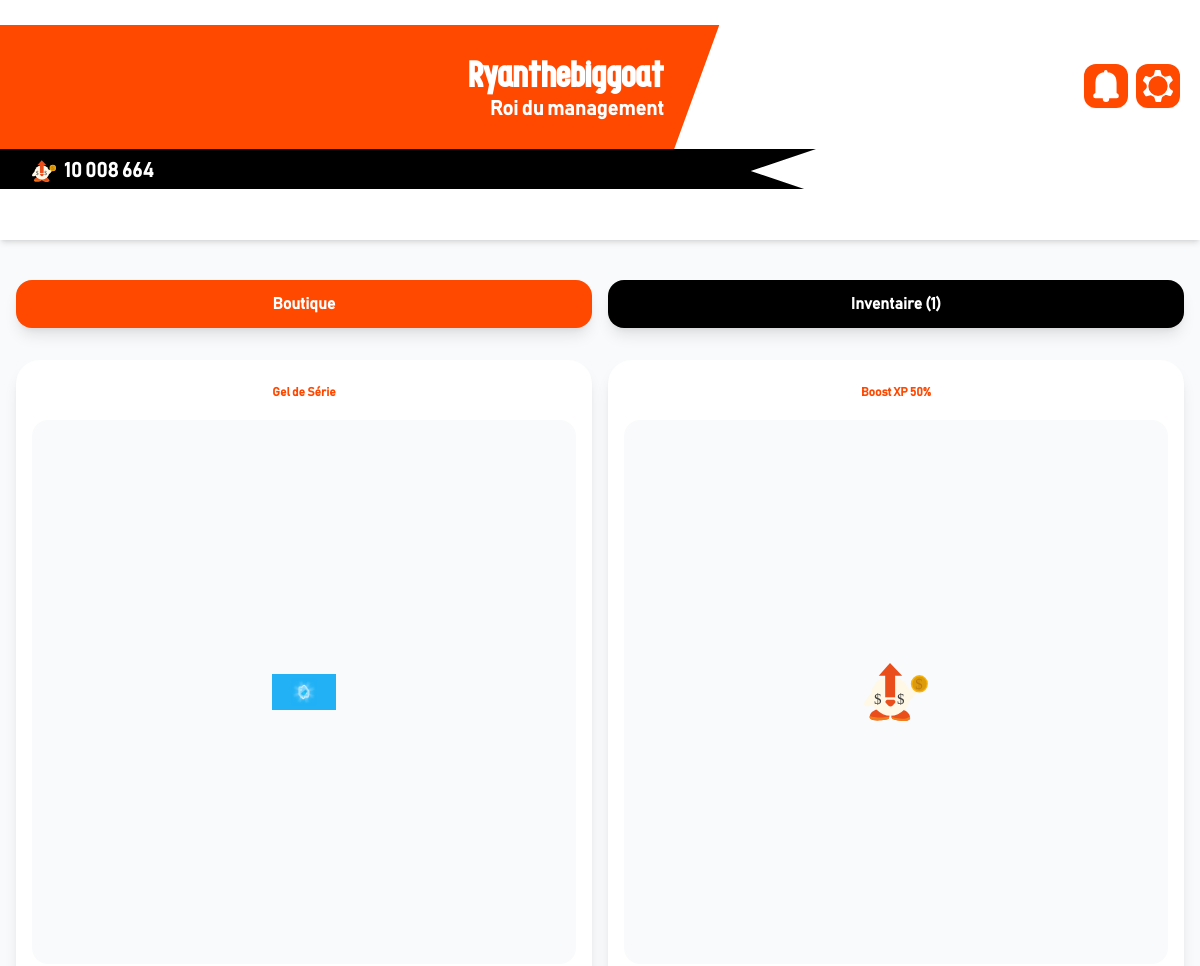
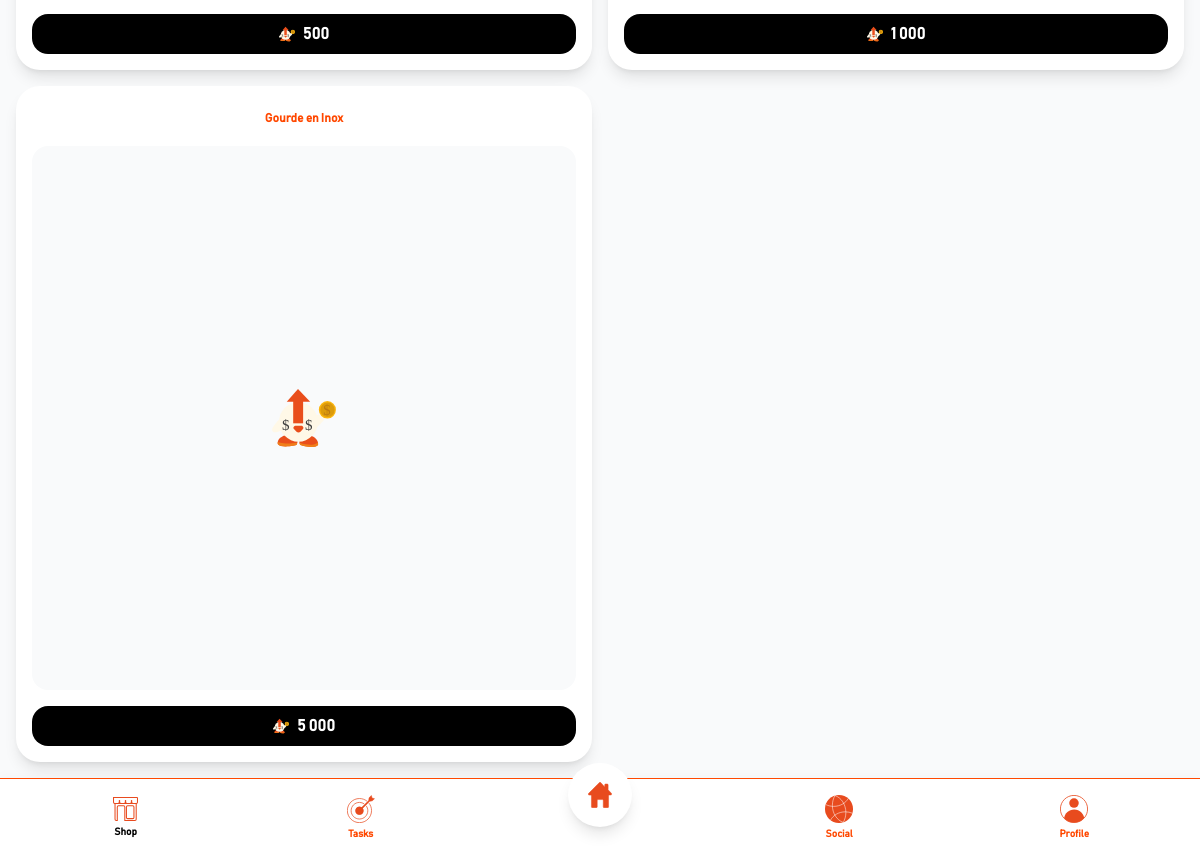
Page /views/users/shop.php?lang=en (signed in) on the committed database (2 pictures, top to bottom).
### tables this page shows
CREATE TABLE `users` (
  `id` int(11) NOT NULL,
  `email` varchar(150) NOT NULL,
  `password_hash` varchar(255) NOT NULL,
  `reset_token` varchar(64) DEFAULT NULL,
  `reset_expires_at` datetime DEFAULT NULL,
  `prenom` varchar(50) DEFAULT NULL,
  `nom` varchar(50) DEFAULT NULL,
  `pseudo` varchar(30) DEFAULT NULL,
  `avatar_url` varchar(255) DEFAULT NULL,
  `role` enum('shifter','admin','super_admin') DEFAULT 'shifter',
  `points_wallet` int(11) DEFAULT 0,
  `xp_boost_multiplier` decimal(3,2) DEFAULT 1.00,
  `xp_boost_ends_at` datetime DEFAULT NULL,
  `points_rank` int(11) DEFAULT 0,
  `initial_footprint_kg` decimal(10,2) DEFAULT 0.00,
  `total_carbon_saved` float DEFAULT 0,
  `current_streak` int(11) DEFAULT 0,
  `max_streak` int(11) DEFAULT 0,
  `streak_freezes` int(11) DEFAULT 0,
  `last_activity` date DEFAULT NULL,
  `est_actif` tinyint(1) DEFAULT 1,
  `language_pref` varchar(5) DEFAULT 'fr',
  `company_id` int(11) DEFAULT NULL,
  `department_id` int(11) DEFAULT NULL
);

CREATE TABLE `departments` (
  `id` int(11) NOT NULL,
  `nom` varchar(50) NOT NULL,
  `company_id` int(11) NOT NULL,
  `total_xp` int(11) DEFAULT 0,
  `total_carbon_saved` float DEFAULT 0
);

CREATE TABLE `rewards` (
  `id` int(11) NOT NULL,
  `nom` varchar(100) NOT NULL,
  `type` enum('goodie','carte_cadeau','xp_boost','streak_freeze','avatar_cadre') DEFAULT 'goodie',
  `description` text DEFAULT NULL,
  `boost_value` decimal(3,2) DEFAULT NULL COMMENT 'Ex: 1.5 pour +50% XP',
  `duration_hours` int(11) DEFAULT NULL COMMENT 'Durée du boost en heures',
  `image_url` varchar(255) DEFAULT NULL,
  `cost` int(11) NOT NULL,
  `company_id` int(11) DEFAULT NULL
);

### includes/init.php (called while the page is built, shortened)
<?php
$lang = $_SESSION['lang'] ?? 'fr';
?>

### views/users/shop.php (the view, shortened to what this page needs)
<?php
require_once '../../includes/init.php';
$stmt = $pdo->prepare("SELECT u.*, d.nom as department_name FROM users u LEFT JOIN departments d ON u.department_id = d.id WHERE u.id = ?");
$stmt->execute([$user_id]);
$user = $stmt->fetch();
$deptName = $user['department_name'] ?? ($t['no_dept'] ?? "Sans département");
$money = $user['points_wallet'] ?? 0;
$stmt_shop = $pdo->prepare("SELECT * FROM rewards WHERE company_id = ? OR company_id IS NULL ORDER BY cost ASC");
$stmt_shop->execute([$user['company_id']]);
$rewards = $stmt_shop->fetchAll();
$stmt_inv = $pdo->prepare("SELECT ui.*, r.nom, r.image_url, r.type FROM user_inventory ui JOIN rewards r ON ui.reward_id = r.id WHERE ui.user_id = ? AND ui.is_used = 0");
$stmt_inv->execute([$user_id]);
$inventory = $stmt_inv->fetchAll();
?>
<!DOCTYPE html>
<html lang="<?= $lang ?>">
<head>
    <link rel="stylesheet" href="../../css/style.css">
    <script src="https://cdn.tailwindcss.com"></script>
    <link rel="stylesheet" href="https://cdnjs.cloudflare.com/ajax/libs/font-awesome/6.4.0/css/all.min.css">
    <script src="../../js/tailwind-config.js"></script>
</head>
<body class="bg-brand-card text-brand-dark font-sans overflow-x-hidden pb-24 text-white">
    <header class="bg-brand-primary p-4 shadow-md relative z-40">
        <div class="absolute right-5 top-16 flex gap-2 z-50">
            <button onclick="openNotifications()" class="w-11 h-11 bg-brand-secondary rounded-xl flex items-center justify-center shadow-sm active:scale-95 transition">
                <img class="w-8 h-8" src="../../img/icone/icone-notification-blanc.svg" alt="Notifications">
            </button>
            <button onclick="toggleMenu()" class="w-11 h-11 bg-brand-secondary rounded-xl flex items-center justify-center shadow-sm active:scale-95 transition">
                <img class="w-8 h-8" src="../../img/icone/icone-parametre-blanc.svg" alt="Paramètres">
            </button>
        </div>
        <div class="relative h-[200px] top-[-35px] flex items-center justify-center -mx-4 overflow-hidden mt-2 z-10">
            <div class="absolute left-[-10%] w-[68%] h-32 bg-brand-secondary skew-tile flex items-center justify-end pr-8">
                <div class="unskew text-right flex flex-col justify-center">
                    <h2 class="font-display text-4xl font-bold text-brand-primary leading-none mb-1"><?= htmlspecialchars($user['pseudo']) ?></h2>
                    <p class="text-xl font-semibold text-brand-primary leading-none"><?= htmlspecialchars($deptName) ?></p>
                </div>
            </div>
            <div class="absolute left-0 top-40 w-[68%] bg-brand-dark py-2 pl-8 pr-6 flex items-center shadow-sm" style="clip-path: polygon(0 0, 100% 0, 92% 50%, 100% 100%, 0 100%);">
                <span class="text-xl text-brand-primary font-bold flex items-center">
                    <img src="../../img/icone/mascotte-monnaie.svg" alt="Monnaie" class="w-6 h-6 mr-2">
                    <?= number_format($money, 0, '.', ' ') ?>
                </span>
            </div>
        </div>
    </header>
    <main class="px-4 pt-10">
        <div class="flex gap-4 mb-8">
            <button onclick="switchTab('shop')" id="btn-shop" class="flex-1 py-3 bg-brand-secondary text-brand-primary font-bold rounded-2xl shadow-lg transition active:scale-95">Boutique</button>
            <button onclick="switchTab('inv')" id="btn-inv" class="flex-1 py-3 bg-brand-dark text-brand-primary font-bold rounded-2xl shadow-lg transition active:scale-95">Inventaire (<?= count($inventory) ?>)</button>
        </div>
        <div id="section-shop" class="grid grid-cols-2 gap-4">
            <?php foreach ($rewards as $item): ?>
                <div class="bg-brand-primary rounded-3xl shadow-lg p-4 flex flex-col items-center">
                    <h3 class="text-[12px] font-bold text-brand-secondary mb-3 text-center h-8 flex items-center"><?= htmlspecialchars($item['nom']) ?></h3>
                    <div class="aspect-square w-full mb-4 bg-brand-card rounded-2xl flex items-center justify-center">
                        <img src="<?= !empty($item['image_url']) ? $item['image_url'] : '../../img/icone/mascotte-monnaie.svg' ?>" class="w-16 h-16 object-contain">
                    </div>
                    <form action="buy_item.php" method="POST" class="w-full">
                        <button type="submit" class="w-full flex items-center justify-center gap-2 bg-brand-dark text-brand-primary font-bold py-2 rounded-2xl <?= ($money < $item['cost']) ? 'opacity-50 grayscale cursor-not-allowed' : 'active:scale-95' ?>">
                            <img class="w-4 h-4" src="../../img/icone/mascotte-monnaie.svg">
                            <?= number_format($item['cost'], 0, '.', ' ') ?>
                        </button>
                    </form>
                </div>
            <?php endforeach; ?>
        </div>
    </main>
    <?php include '../../includes/navbar.php'; ?>
</body>
</html>

### css/style.css (style rules this page uses)
:root { --brand-primary: #ffffff; --brand-secondary: #ff4800; --brand-dark: #000000; --brand-card: #f9fafb; --brand-border: #009378; --brand-accent: #f97316; --brand-accentdark: #ea580c; --brand-success: #22c55e; }
.skew-tile { transform: skewX(-20deg); }
.unskew { transform: skewX(20deg); }

### rows in the picture
users: pseudo "Ryanthebiggoat", department.nom "Roi du management", points_wallet "10 008 664"
rewards: nom "Gel de Série", image_url (picture), cost "500"
rewards: nom "Boost XP 50%", cost "1 000"
rewards: nom "Gourde en Inox", cost "5 000"

### other values in the picture
count($inventory) "1"
$t['nav_shop'] "Shop"
$t['nav_defs'] "Tasks"
$t['nav_social'] "Social"
$t['nav_prof'] "Profile"
